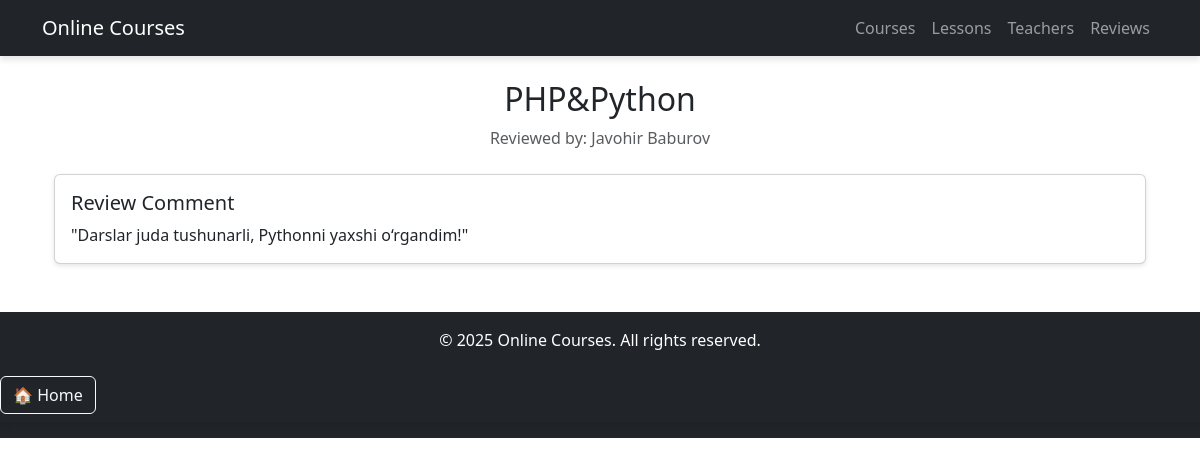
/review/view/1/, run on the app's committed database.
### librarys/models.py (models this page shows)
class Review(models.Model):
    course = models.ForeignKey(Course, on_delete=models.CASCADE)
    student = models.ForeignKey(Student, on_delete=models.CASCADE)
    rating = models.PositiveSmallIntegerField()
    comment = models.TextField()
    created_at = models.DateTimeField(auto_now_add=True)

class Course(models.Model):
    title = models.CharField(max_length=255)
    description = models.TextField()
    teacher = models.ForeignKey(Teacher, on_delete=models.CASCADE)
    price = models.DecimalField(decimal_places=2, max_digits=10, default=0)
    created_at = models.DateTimeField(auto_now_add=True)
    def __str__(self):
        return self.title

class Student(models.Model):
    first_name = models.CharField(max_length=50)  # Ism
    last_name = models.CharField(max_length=50)  # Familya
    grade = models.CharField(max_length=10, blank=True)  # Daraja (A, B, C)
    def __str__(self):
        return f"{self.first_name} {self.last_name}"

### librarys/views.py (the view)
# urls.py: path('review/view/<int:pk>/',review_view,name='review-view'),
def review_view(request,pk):
    forms = Review.objects.get(pk=pk)
    return render(request,'library/review_view.html',{'forms':forms})

### librarys/templates/library/review_view.html (shortened to what this page needs)
{% extends 'library/base.html' %}
{% block content %}
<div class="container">
    <h2 class="text-center">{{ forms.course }}</h2>
    <p class="text-muted text-center">Reviewed by: {{ forms.student }}</p>
    <div class="card mt-4">
        <div class="card-body">
            <h5 class="card-title">Review Comment</h5>
            <p class="card-text">{{ forms.comment }}</p>
        </div>
    </div>
</div>
{% endblock %}

### librarys/static/css/style.css (style rules this page uses)
body { background-color: #f8f9fa; font-family: Arial, sans-serif; }
.container { max-width: 900px; margin: auto; }
.card { border-radius: 10px; box-shadow: 0 2px 5px rgba(0, 0, 0, 0.1); }
.card-body { padding: 20px; }

### data on the page
Review: course "PHP&Python", student "Javohir Baburov", comment "\"Darslar juda tushunarli, Pythonni yaxshi o‘rgandim!\""
